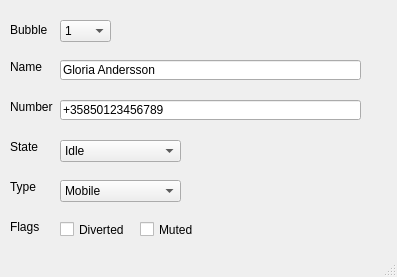
<?xml version="1.0" encoding="UTF-8"?>
<ui version="4.0">
 <class>MainWindow</class>
 <widget class="QMainWindow" name="MainWindow">
  <property name="geometry">
   <rect>
    <x>0</x>
    <y>0</y>
    <width>397</width>
    <height>277</height>
   </rect>
  </property>
  <property name="windowTitle">
   <string>Bubble Tester</string>
  </property>
  <widget class="QWidget" name="centralWidget">
   <widget class="QComboBox" name="comboBox">
    <property name="geometry">
     <rect>
      <x>60</x>
      <y>20</y>
      <width>51</width>
      <height>22</height>
     </rect>
    </property>
    <item>
     <property name="text">
      <string>1</string>
     </property>
    </item>
    <item>
     <property name="text">
      <string>2</string>
     </property>
    </item>
   </widget>
   <widget class="QLabel" name="label">
    <property name="geometry">
     <rect>
      <x>10</x>
      <y>20</y>
      <width>41</width>
      <height>20</height>
     </rect>
    </property>
    <property name="text">
     <string>Bubble</string>
    </property>
   </widget>
   <widget class="QLabel" name="label_2">
    <property name="geometry">
     <rect>
      <x>10</x>
      <y>60</y>
      <width>46</width>
      <height>14</height>
     </rect>
    </property>
    <property name="text">
     <string>Name</string>
    </property>
   </widget>
   <widget class="QLineEdit" name="lineEdit">
    <property name="geometry">
     <rect>
      <x>60</x>
      <y>60</y>
      <width>301</width>
      <height>20</height>
     </rect>
    </property>
    <property name="text">
     <string>Gloria Andersson</string>
    </property>
   </widget>
   <widget class="QLabel" name="label_3">
    <property name="geometry">
     <rect>
      <x>10</x>
      <y>100</y>
      <width>46</width>
      <height>14</height>
     </rect>
    </property>
    <property name="text">
     <string>Number</string>
    </property>
   </widget>
   <widget class="QLineEdit" name="lineEdit_2">
    <property name="geometry">
     <rect>
      <x>60</x>
      <y>100</y>
      <width>301</width>
      <height>20</height>
     </rect>
    </property>
    <property name="text">
     <string>+35850123456789</string>
    </property>
   </widget>
   <widget class="QComboBox" name="comboBox_2">
    <property name="geometry">
     <rect>
      <x>60</x>
      <y>140</y>
      <width>121</width>
      <height>22</height>
     </rect>
    </property>
    <item>
     <property name="text">
      <string>Idle</string>
     </property>
    </item>
    <item>
     <property name="text">
      <string>Incoming</string>
     </property>
    </item>
    <item>
     <property name="text">
      <string>Outgoing</string>
     </property>
    </item>
    <item>
     <property name="text">
      <string>Waiting</string>
     </property>
    </item>
    <item>
     <property name="text">
      <string>Active</string>
     </property>
    </item>
    <item>
     <property name="text">
      <string>OnHold</string>
     </property>
    </item>
    <item>
     <property name="text">
      <string>Disconnected</string>
     </property>
    </item>
   </widget>
   <widget class="QLabel" name="label_4">
    <property name="geometry">
     <rect>
      <x>10</x>
      <y>140</y>
      <width>46</width>
      <height>14</height>
     </rect>
    </property>
    <property name="text">
     <string>State</string>
    </property>
   </widget>
   <widget class="QCheckBox" name="checkBox">
    <property name="geometry">
     <rect>
      <x>60</x>
      <y>220</y>
      <width>71</width>
      <height>19</height>
     </rect>
    </property>
    <property name="text">
     <string>Diverted</string>
    </property>
   </widget>
   <widget class="QLabel" name="label_5">
    <property name="geometry">
     <rect>
      <x>10</x>
      <y>220</y>
      <width>46</width>
      <height>14</height>
     </rect>
    </property>
    <property name="text">
     <string>Flags</string>
    </property>
   </widget>
   <widget class="QCheckBox" name="checkBox_2">
    <property name="geometry">
     <rect>
      <x>140</x>
      <y>220</y>
      <width>71</width>
      <height>19</height>
     </rect>
    </property>
    <property name="text">
     <string>Muted</string>
    </property>
   </widget>
   <widget class="QLabel" name="label_6">
    <property name="geometry">
     <rect>
      <x>10</x>
      <y>180</y>
      <width>46</width>
      <height>14</height>
     </rect>
    </property>
    <property name="text">
     <string>Type</string>
    </property>
   </widget>
   <widget class="QComboBox" name="comboBox_3">
    <property name="geometry">
     <rect>
      <x>60</x>
      <y>180</y>
      <width>121</width>
      <height>22</height>
     </rect>
    </property>
    <item>
     <property name="text">
      <string>Mobile</string>
     </property>
    </item>
    <item>
     <property name="text">
      <string>Work</string>
     </property>
    </item>
    <item>
     <property name="text">
      <string>Home</string>
     </property>
    </item>
   </widget>
  </widget>
  <widget class="QMenuBar" name="menuBar">
   <property name="geometry">
    <rect>
     <x>0</x>
     <y>0</y>
     <width>397</width>
     <height>19</height>
    </rect>
   </property>
  </widget>
  <widget class="QStatusBar" name="statusBar"/>
 </widget>
 <layoutdefault spacing="6" margin="11"/>
 <resources/>
 <connections/>
</ui>
